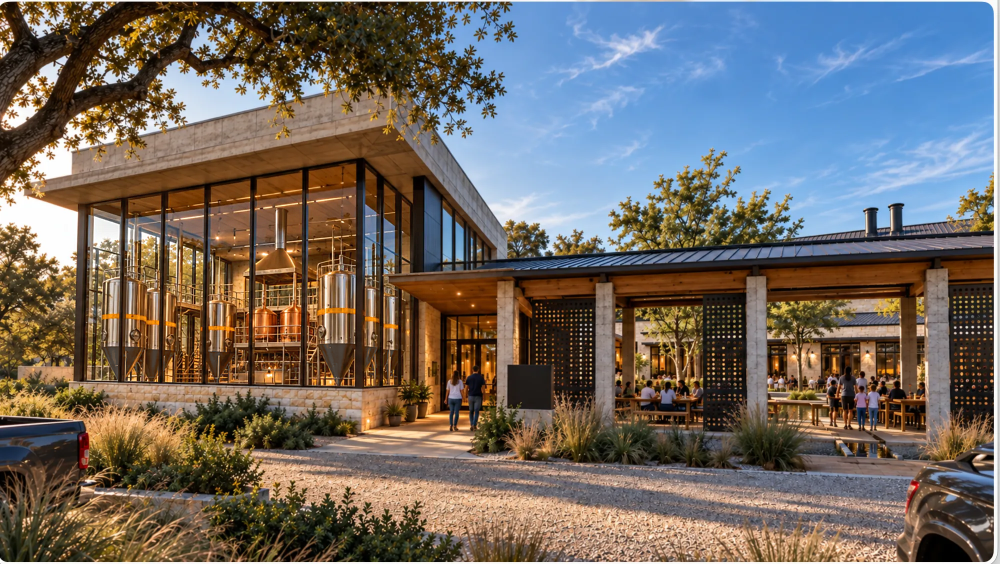
#> input picture visuals/generated/ARC-01-D.png, 2000 x 1128 px (shown at 1/2 size)
$ python structure_check.py ../generated/ARC-01-D.png ../generated/ARC-01-D.png   (older library calls are emulated)
#> lines starting #> are read from the running program, lines starting #| are printed output that depends on the picture; after the words box and inside, x2 and y2 are one past the last pixel; in counts of white or black regions, pixels touching at a corner belong together
#!/usr/bin/env python3
"""Geometry-drift proxy between a reference image and a candidate of the SAME scene (e.g. ARC-01-D vs ARC-02).
Compares strong structural edges (building lines, mullions, columns, canopy, roof) so lighting changes matter little.
Prints edge recall (share of the reference's strong edges that reappear within a 5 px tolerance) and the reverse (precision).
It is a PROXY: calibrate with known pairs (see ARC-02 review sheet) and always judge by eye as well.
Usage: python3 visuals/tools/structure_check.py visuals/generated/ARC-01-D.png candidate.png"""
import sys, numpy as np, cv2
from PIL import Image
def edges(path,size):
#> called with path = '../generated/ARC-01-D.png', size = (2000, 1128)
    im=Image.open(path).convert("L").resize(size,Image.LANCZOS); g=np.array(im)
#> after `im = Image.open(path).convert('L').resize(size, Image.LANCZOS)`:
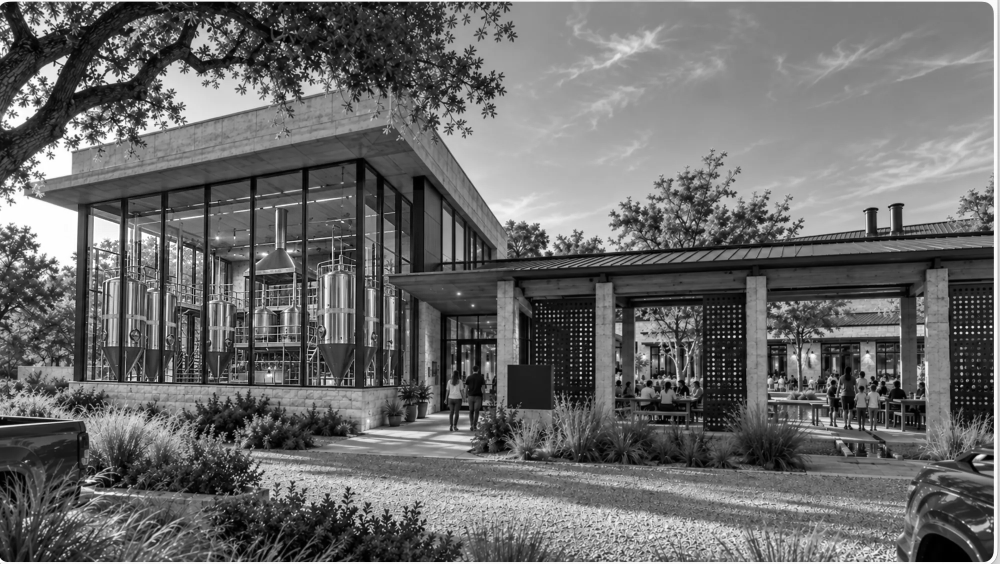
#> im: PIL image 2000x1128 L (shown at 1/2 size); min 0, max 255, mean 107.2
    g=cv2.createCLAHE(2.0,(8,8)).apply(g)                      # normalise day/night exposure
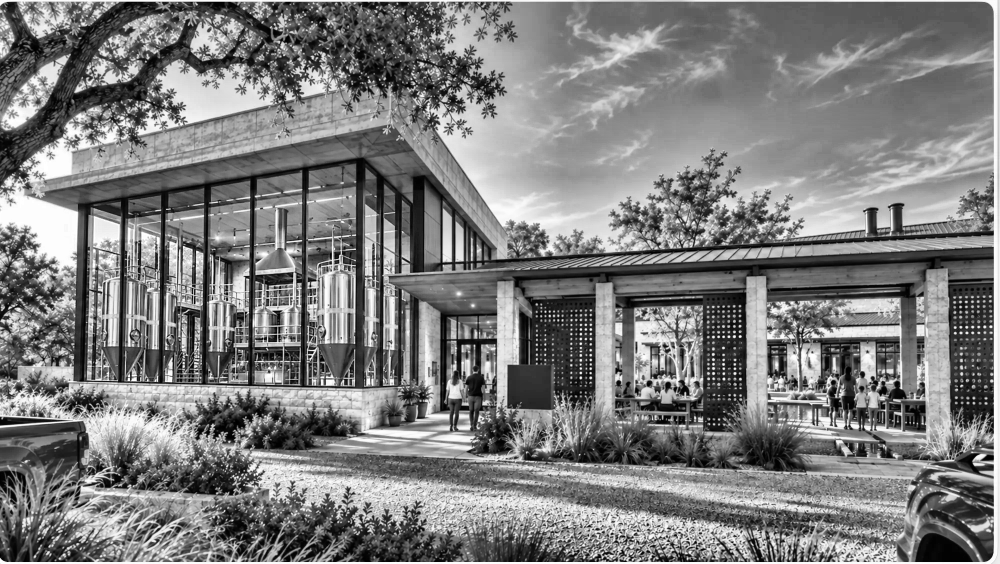
#> g: shape (1128, 2000) (shown at 1/2 size); min 0, max 255, mean 125.3
    b=cv2.GaussianBlur(g,(0,0),1.6)
    gx=cv2.Sobel(b,cv2.CV_32F,1,0); gy=cv2.Sobel(b,cv2.CV_32F,0,1); mag=np.hypot(gx,gy)
#> after `gx = cv2.Sobel(b, cv2.CV_32F, 1, 0)`:
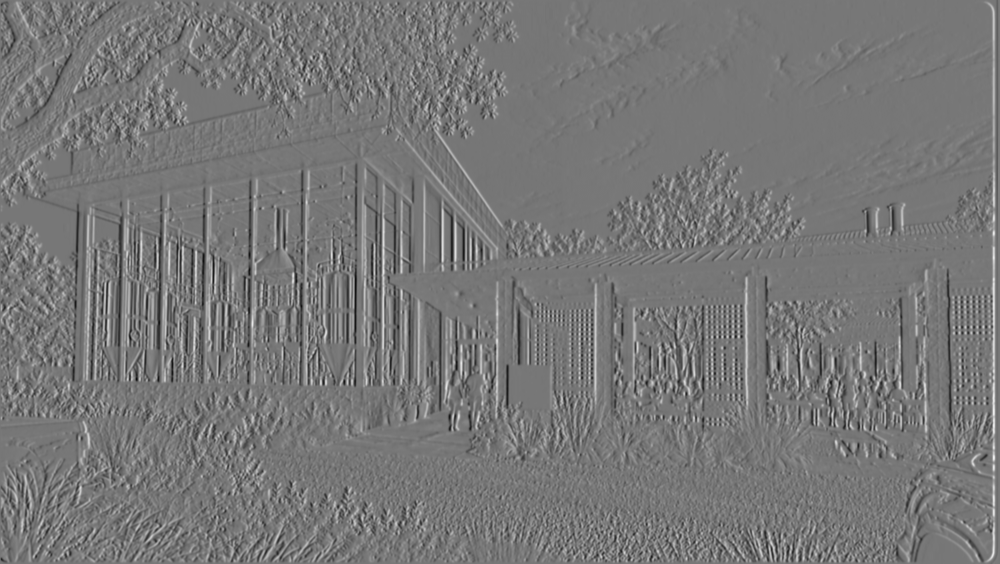
#> gx: shape (1128, 2000) float32 (shown at 1/2 size); min -398, max 453, mean 0.5; drawn with min black and max white
#> after `gy = cv2.Sobel(b, cv2.CV_32F, 0, 1)`:
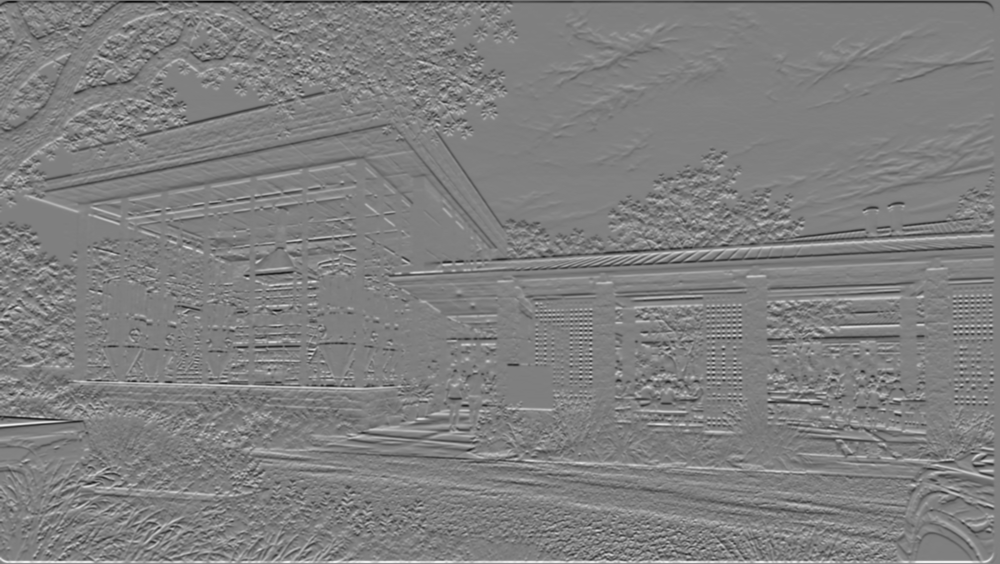
#> gy: shape (1128, 2000) float32 (shown at 1/2 size); min -456, max 454, mean 0.1; drawn with min black and max white
#> after `mag = np.hypot(gx, gy)`:
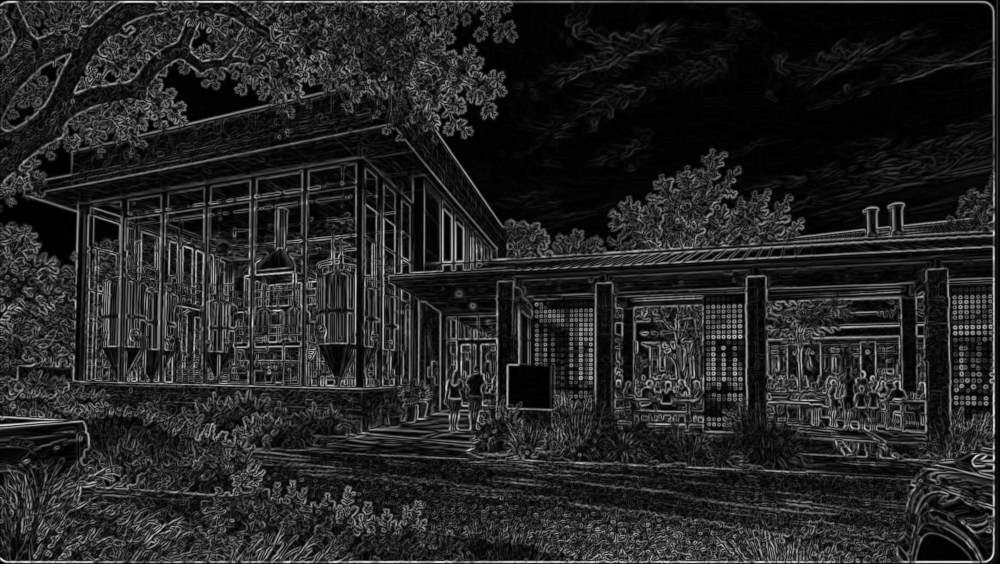
#> mag: shape (1128, 2000) float32 (shown at 1/2 size); min 0, max 456, mean 66.8; drawn with min black and max white
    thr=np.percentile(mag[170:960],88); e=(mag>thr).astype(np.uint8)
#> after `thr = np.percentile(mag[170:960], 88)`: thr = 150
#> after `e = (mag > thr).astype(np.uint8)`:
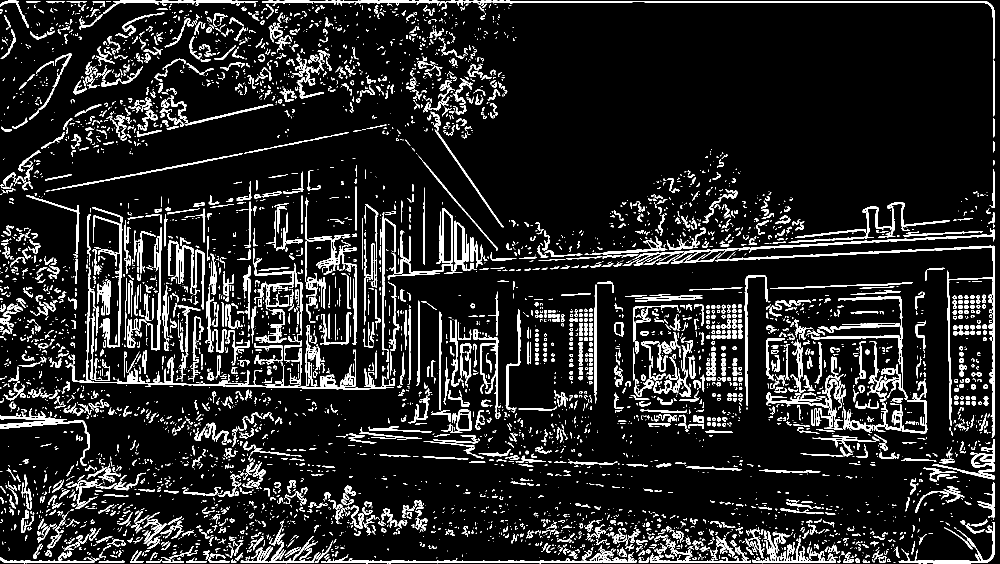
#> e: shape (1128, 2000) (shown at 1/2 size); values 0 (black) and 1 (white), 11.7% white; 5761 white regions (3459 under 20 px), largest, box (x1, y1, x2, y2) and area: (1430, 491, 1990, 875) 5325, (878, 1, 1989, 119) 3909, (642, 1104, 1274, 1127) 3137
    e[:170]=0; e[960:]=0                                       # ignore sky and near foreground
#> after `e[960:] = 0`:
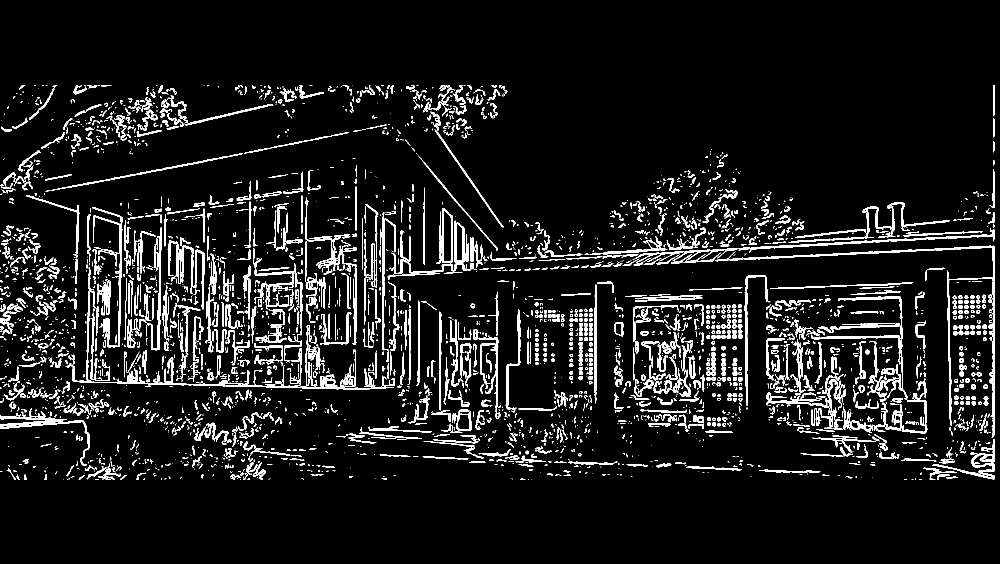
#> e: shape (1128, 2000) (shown at 1/2 size); values 0 (black) and 1 (white), 8.4% white; 3642 white regions (2040 under 20 px), largest, box (x1, y1, x2, y2) and area: (1430, 491, 1990, 875) 5325, (1403, 457, 1990, 518) 2389, (184, 415, 245, 695) 2012
    return e
def score(ref,cand):
    size=(2000,1128); a=edges(ref,size); b=edges(cand,size)
    k=np.ones((11,11),np.uint8)
    rec=(a&cv2.dilate(b,k)).sum()/max(a.sum(),1); pre=(b&cv2.dilate(a,k)).sum()/max(b.sum(),1)
#> after `rec = (a & cv2.dilate(b, k)).sum() / max(a.sum(), 1)`: rec = 1
#> after `pre = (b & cv2.dilate(a, k)).sum() / max(b.sum(), 1)`: pre = 1
    return rec,pre
if __name__=="__main__":
    if len(sys.argv)<3: print(__doc__); sys.exit()
    r,p=score(sys.argv[1],sys.argv[2]); print(f"edge recall {r:.2f}  edge precision {p:.2f}")
#> after `r, p = score(sys.argv[1], sys.argv[2])`: r = 1; p = 1

$ run again, with visuals/generated/ARC-01-A.webp saved as visuals/generated/ARC-01-D.png
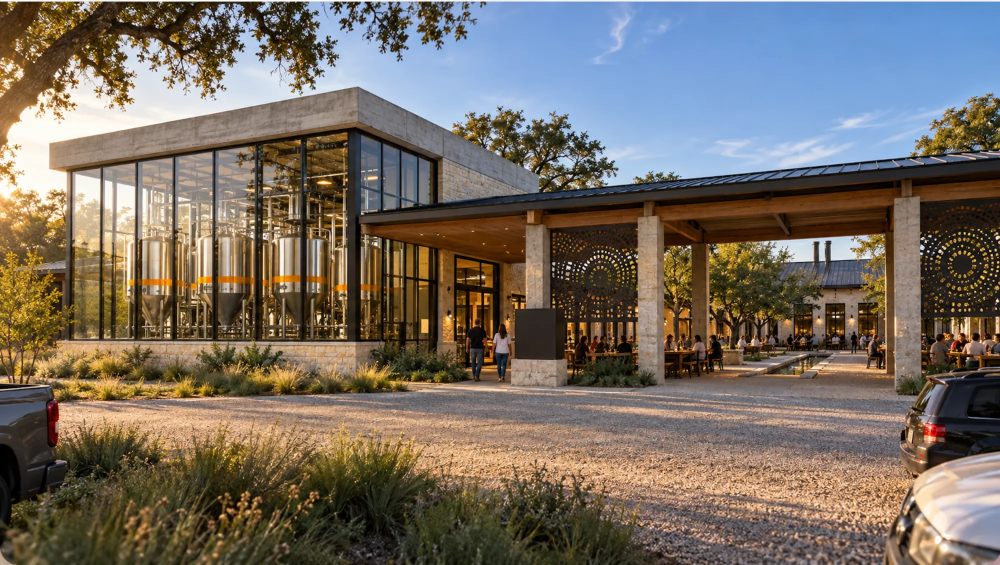
#> input picture visuals/generated/ARC-01-A.webp, 2000 x 1130 px (shown at 1/2 size)
#> in edges, `mag = np.hypot(gx, gy)`:
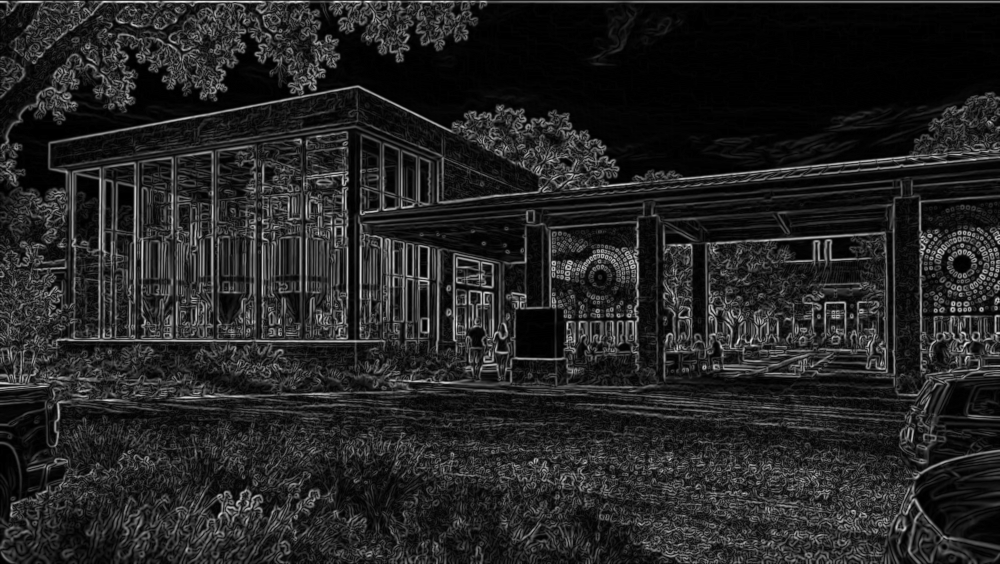
#> mag: shape (1128, 2000) float32 (shown at 1/2 size); min 0, max 429.1, mean 61.3; drawn with min black and max white
#> thr = 140.6
#> in edges, `e[960:] = 0`:
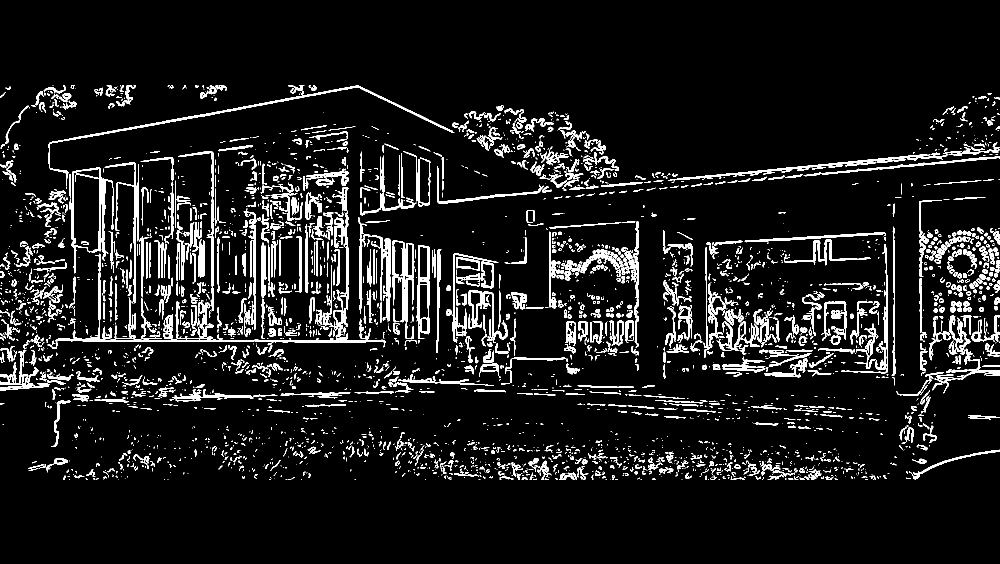
#> e: shape (1128, 2000) (shown at 1/2 size); values 0 (black) and 1 (white), 8.4% white; 3806 white regions (2295 under 20 px), largest, box (x1, y1, x2, y2) and area: (97, 171, 909, 336) 3474, (95, 507, 771, 697) 3417, (1336, 309, 1861, 361) 1988
#> rec = 1

$ run again, with visuals/generated/ARC-01-B.webp saved as visuals/generated/ARC-01-D.png
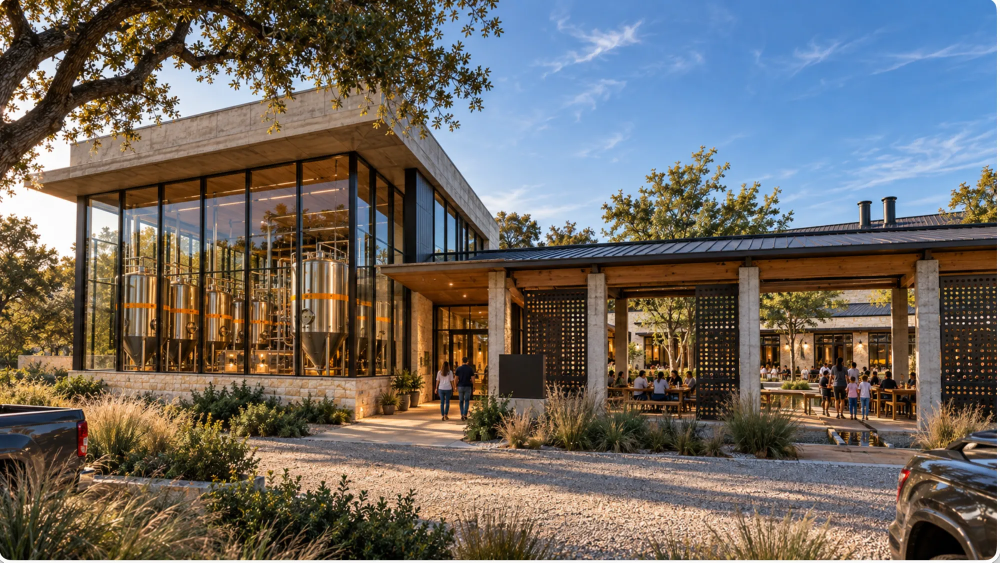
#> input picture visuals/generated/ARC-01-B.webp, 2000 x 1125 px (shown at 1/2 size)
#> in edges, `mag = np.hypot(gx, gy)`:
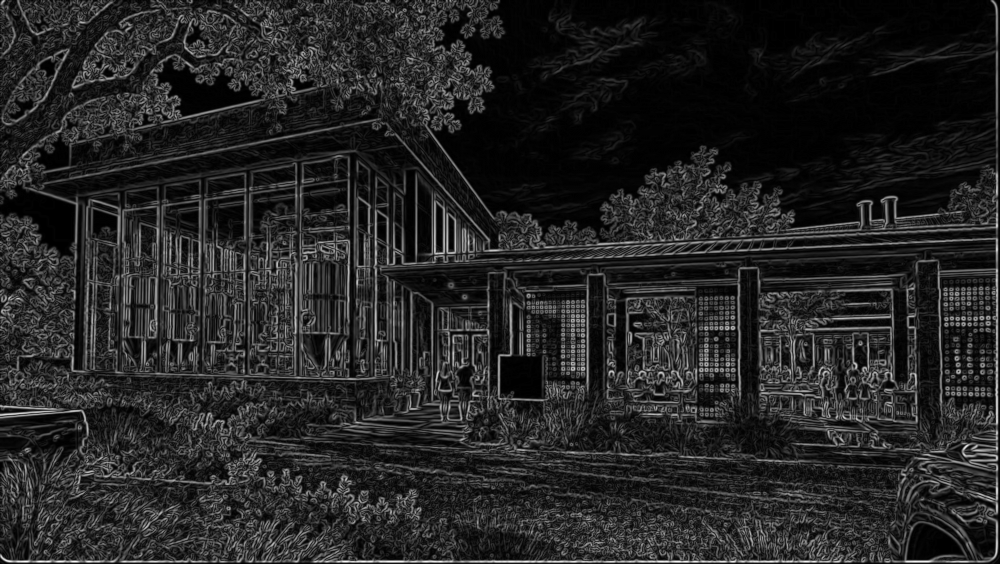
#> mag: shape (1128, 2000) float32 (shown at 1/2 size); min 0, max 452, mean 66.3; drawn with min black and max white
#> thr = 148.2
#> in edges, `e[960:] = 0`:
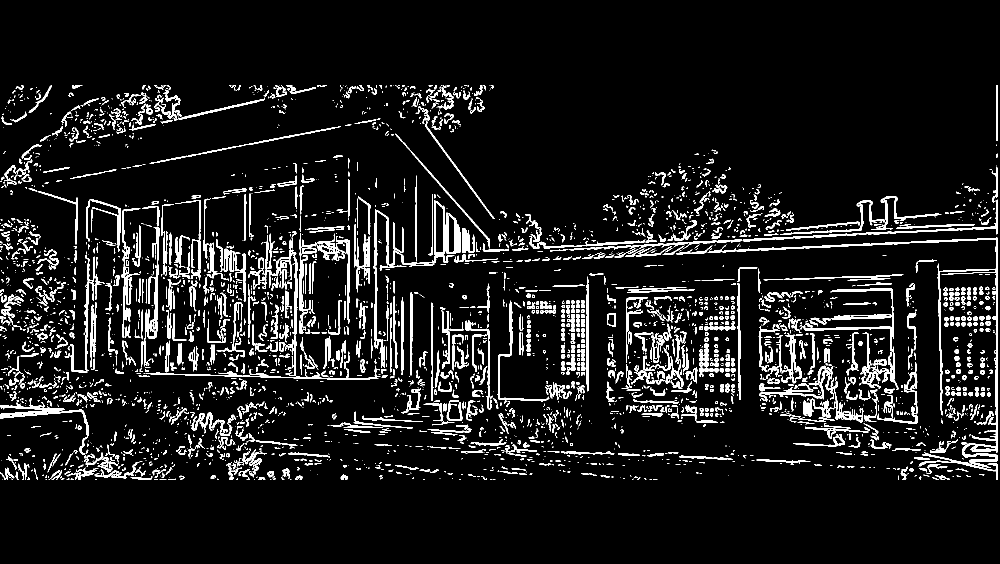
#> e: shape (1128, 2000) (shown at 1/2 size); values 0 (black) and 1 (white), 8.4% white; 3889 white regions (2247 under 20 px), largest, box (x1, y1, x2, y2) and area: (1415, 474, 1996, 936) 7237, (1485, 399, 1996, 483) 2073, (295, 454, 319, 677) 1597
#> rec = 1
